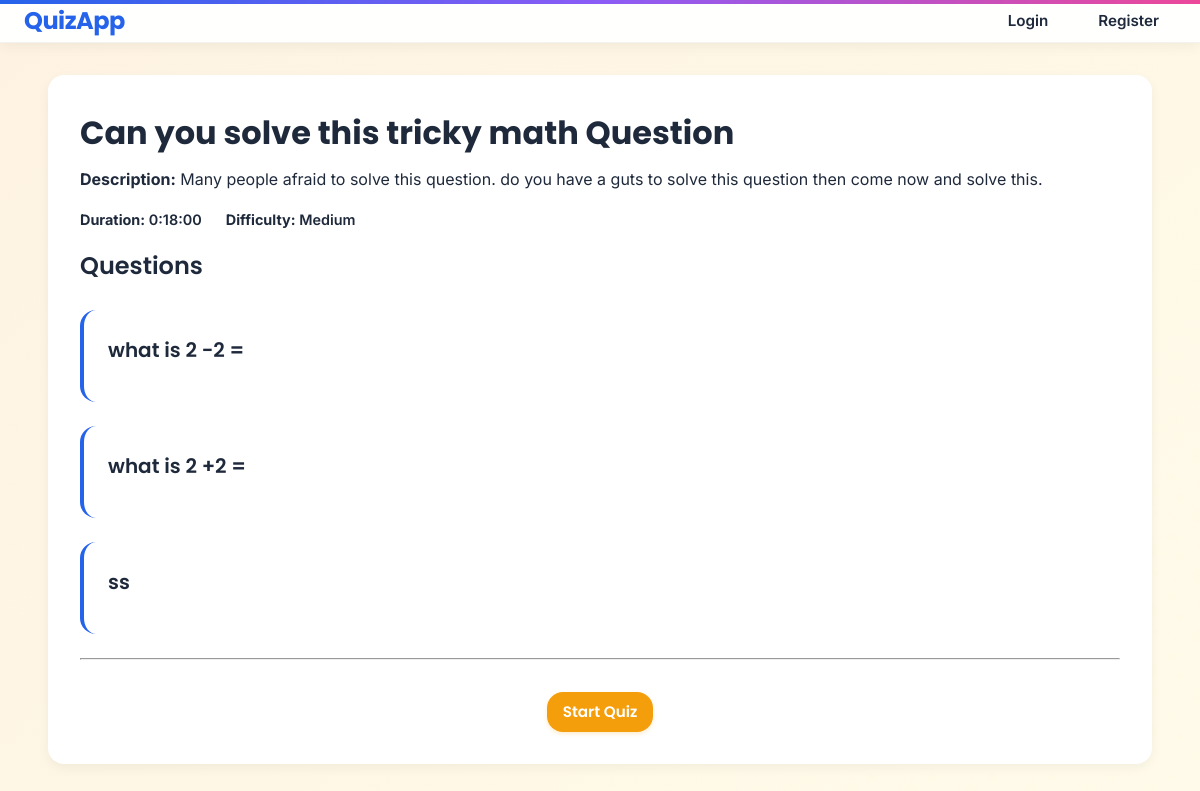
The page /quiz/2/ on the database as committed earlier.
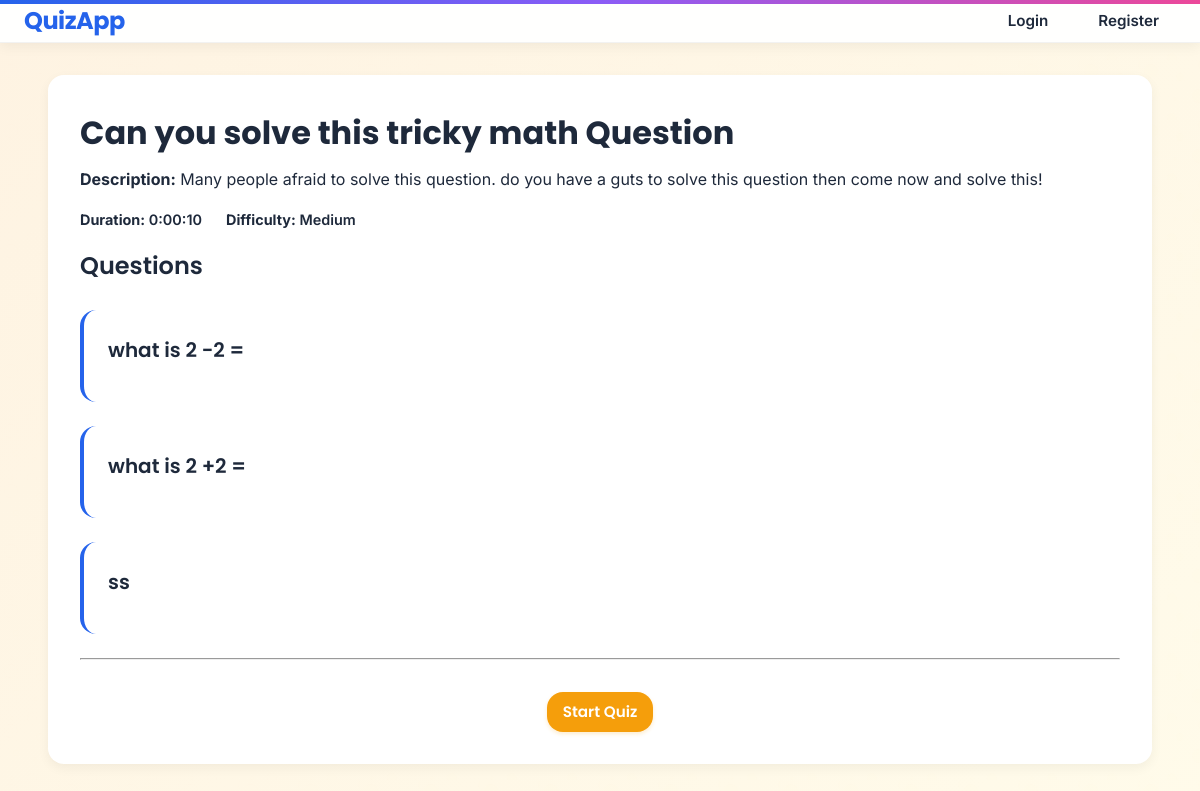
The same page on the database as committed later.
### app/models.py (models this page shows, shortened)
class Quizes(models.Model):
    title = models.CharField(max_length=200)
    description = models.TextField(blank=True, null=True)
    created_by = models.ForeignKey(User, on_delete=models.SET_NULL, null=True, blank=True)
    created_at = models.DateTimeField(auto_now_add=True)
    duration = models.DurationField(default=timedelta(minutes=10))  # Quiz time limit
    difficulty = models.CharField(max_length=1, choices=DIFFICULT_CHOICES, default="M")
    is_active = models.BooleanField(default=True) #can be attempt
    available_until = models.DateTimeField(null=True, blank=True)

### app/views.py (the view)
# urls.py: path("quiz/<int:pk>/", QuizDetailView.as_view(), name="quiz-detail"),
class QuizDetailView(DetailView):
    model = Quizes
    template_name = 'app/quiz_detail.html'
    def get_context_data(self, **kwargs):
        context = super().get_context_data(**kwargs)
        quiz = self.get_object()
        context["question"] = quiz.questions.all().order_by("order")
        return context

### app/templates/app/quiz_detail.html (shortened to what this page needs)
{% extends 'base.html' %}
{% block content %}
<div class="container">
  <div class="quiz-detail-card">
    <div class="quiz-header">
      <h1>{{ object.title }}</h1>
      <p><strong>Description:</strong> {{ object.description|default:"—" }}</p>
      <div class="meta">
        <span><strong>Duration:</strong> {{ object.duration }}</span>
        <span><strong>Difficulty:</strong> {{ object.get_difficulty_display }}</span>
      </div>
    </div>
    <h2>Questions</h2>
    <ol class="questions-list">
    {% for q in question|slice:"3" %}
      <li class="question-item">
        <h3>{{ q.text }}</h3>
      </li>
    {% empty %}
      <li class="question-item">
        <p>No questions yet.</p>
      </li>
    {% endfor %}
    </ol>
    <hr>
    <div class="text-center">
      <a href="{% url 'quiz-start' object.pk %}" class="btn btn-primary">
        Start Quiz
      </a>
    </div>
  </div>
</div>
{% endblock %}

Rows that differ between the two databases and show on the page:
changed Quizes "Can you solve this tricky math Question": description "Many people afraid to solve this question. do you have a guts to solve this question then come now and solve this." → "Many people afraid to solve this question. do you have a guts to solve this question then come now and solve this!"; duration "0:18:00" → "0:00:10"
